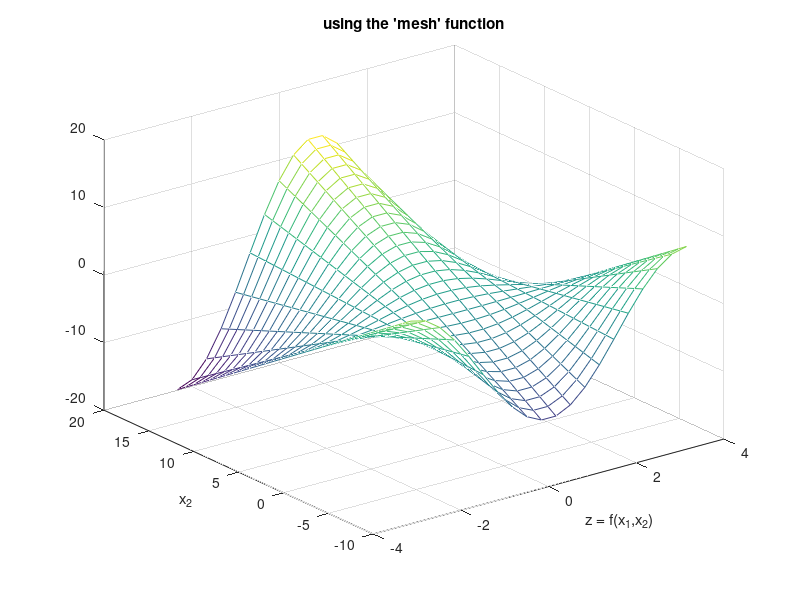

Reproduce this figure in MATLAB.
x1=linspace(-pi,pi,20);x2=linspace(-10,16,30); %call meshgrid to create cartesian[X1,X2]=meshgrid(x1,x2); %evaluate the function at these X1,X2z=cos(X1).*X2;figuremesh(X1,X2,z)xlabel('x_1')ylabel('x_2')xlabel('z = f(x_1,x_2)')grid ontitle('using the ''mesh'' function')